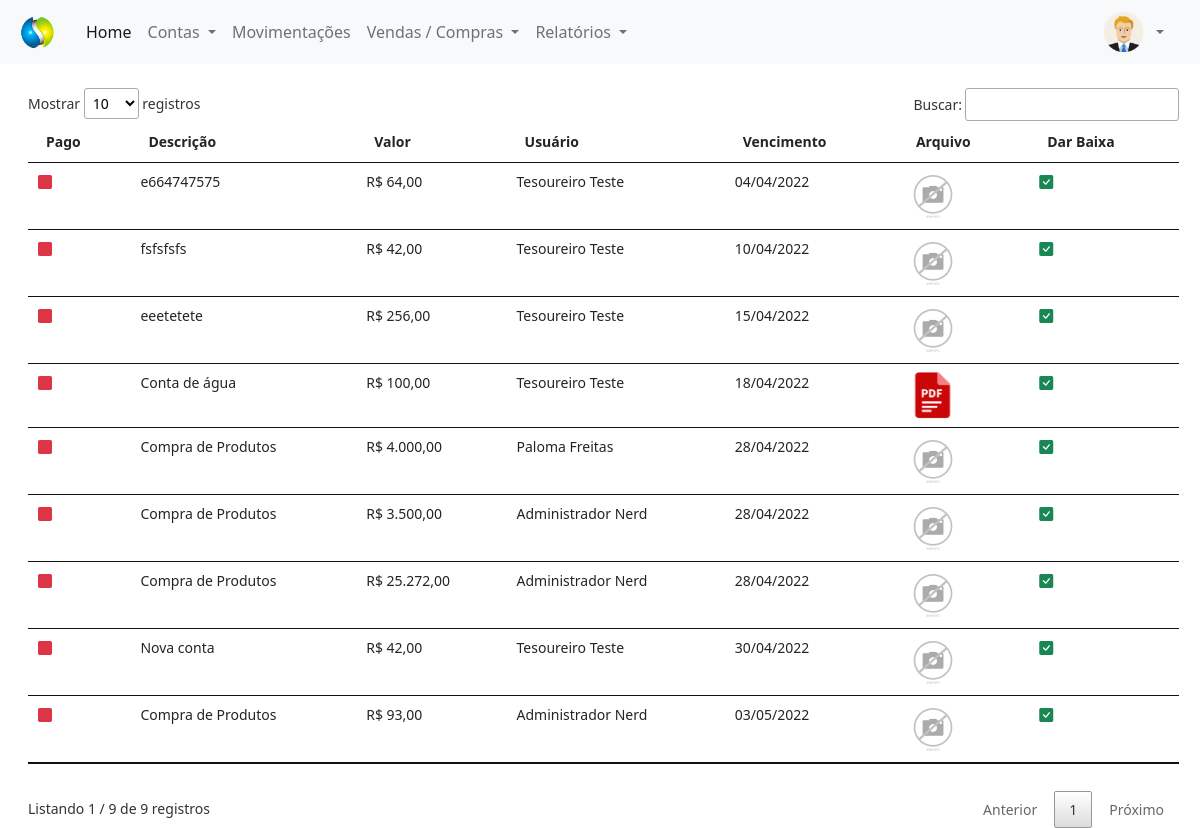
The app's page /painel-tesoureiro/index.php?pagina=contas_pagar_vencidas (signed in) with its own data.
### tables this page shows
CREATE TABLE `contas_pagar` (
  `id` int(11) NOT NULL,
  `descricao` varchar(100) NOT NULL,
  `valor` decimal(8,2) NOT NULL,
  `usuario` int(11) NOT NULL,
  `pago` varchar(5) NOT NULL,
  `data` date NOT NULL,
  `vencimento` date NOT NULL,
  `arquivo` varchar(150) DEFAULT NULL,
  `id_compra` int(11) NOT NULL
);

CREATE TABLE `usuarios` (
  `id` int(11) NOT NULL,
  `nome` varchar(80) NOT NULL,
  `email` varchar(80) NOT NULL,
  `cpf` varchar(15) NOT NULL,
  `senha` varchar(20) NOT NULL,
  `nivel` varchar(20) NOT NULL
);

### painel-tesoureiro/contas_pagar_vencidas.php (the view, shortened to what this page needs)
<?php
$pag = 'contas_pagar';
require_once('../conexao.php');
?>
<div class="mt-4" style="margin-right:25px">
    <?php
    $query = $pdo->query("SELECT * from contas_pagar where vencimento < curDate() and pago != 'Sim' order by vencimento asc");
    $res = $query->fetchAll(PDO::FETCH_ASSOC);
    $total_reg = @count($res);
    if ($total_reg > 0) {
    ?>
        <small>
            <table id="usuarios" class="table table-hover my-4" style="width:100%">
                <thead>
                    <tr>
                        <th>Pago</th>
                        <th>Descrição</th>
                        <th>Valor</th>
                        <th>Usuário</th>
                        <th>Vencimento</th>
                        <th>Arquivo</th>
                        <th>Dar Baixa</th>
                    </tr>
                </thead>
                <tbody>
                    <?php
                    for ($i = 0; $i < $total_reg; $i++) {
                        $id_usu = $res[$i]['usuario'];
                        $query2 = $pdo->query("SELECT * from usuarios where id = '$id_usu'");
                        $res2 = $query2->fetchAll(PDO::FETCH_ASSOC);
                        $nome_usu = $res2[0]['nome'];
                        $vencimento = $res[$i]['vencimento'];
                        if ($res[$i]['pago'] == 'Sim') {
                            $classe = 'text-success';
                        } else {
                            $classe = 'text-danger';
                        }
                        $extensao = strchr($res[$i]['arquivo'], '.');
                        if ($extensao == '.pdf') {
                            $arquivo_pasta = 'pdf.png';
                        } else {
                            $arquivo_pasta = $res[$i]['arquivo'];
                        }
                    ?>
                        <tr>
                            <td>
                                <i class="bi bi-square-fill <?php echo $classe; ?>"></i>
                            </td>
                            <td>
                                <?php echo $res[$i]['descricao']; ?>
                            </td>
                            <td>
                                R$ <?php echo number_format($res[$i]['valor'], 2, ',', '.'); ?>
                            </td>
                            <td><?php echo $nome_usu ?></td>
                            <td>
                                <?php echo implode('/', array_reverse(explode('-', $vencimento)));
                                ?>
                            </td>
                            <td>
                                <a href="../img/<?php echo $pag ?>/<?php echo $res[$i]['arquivo'] ?>" type="button" title="Ver Arquivo" style="text-decoration: none" target="_blank">
                                    <img src="../img/<?php echo $pag ?>/<?php echo $arquivo_pasta ?>" width="50px">
                                </a>
                            </td>
                            <td>
                                    <a href="index.php?pagina=contas_pagar_vencidas&funcao=baixar&id=<?php echo $res[$i]['id']; ?>" title="Baixar Registro">
                                        <i class="bi bi-check-square-fill text-success" style="text-decoration: none"></i>
                                    </a>
                            </td>
                        </tr>
                    <?php }
                    ?>
                </tbody>
            </table>
        </small>
    <?php } else {
        echo "Não existem dados para serem exibidos!";
    } ?>
</div>

### records on screen
contas_pagar: descricao "e664747575", valor "64,00", usuarios.nome "Tesoureiro Teste", vencimento "04/04/2022", arquivo (picture)
contas_pagar: descricao "fsfsfsfs", valor "42,00", usuarios.nome "Tesoureiro Teste", vencimento "10/04/2022", arquivo (picture)
contas_pagar: descricao "eeetetete", valor "256,00", usuarios.nome "Tesoureiro Teste", vencimento "15/04/2022", arquivo (picture)
contas_pagar: descricao "Conta de água", valor "100,00", usuarios.nome "Tesoureiro Teste", vencimento "18/04/2022", shows a picture
contas_pagar: descricao "Compra de Produtos", valor "4.000,00", usuarios.nome "Paloma Freitas", vencimento "28/04/2022", arquivo (picture)
contas_pagar: descricao "Compra de Produtos", valor "3.500,00", usuarios.nome "Administrador Nerd", vencimento "28/04/2022", arquivo (picture)
contas_pagar: descricao "Compra de Produtos", valor "25.272,00", usuarios.nome "Administrador Nerd", vencimento "28/04/2022", arquivo (picture)
contas_pagar: descricao "Nova conta", valor "42,00", usuarios.nome "Tesoureiro Teste", vencimento "30/04/2022", arquivo (picture)
contas_pagar: descricao "Compra de Produtos", valor "93,00", usuarios.nome "Administrador Nerd", vencimento "03/05/2022", arquivo (picture)
